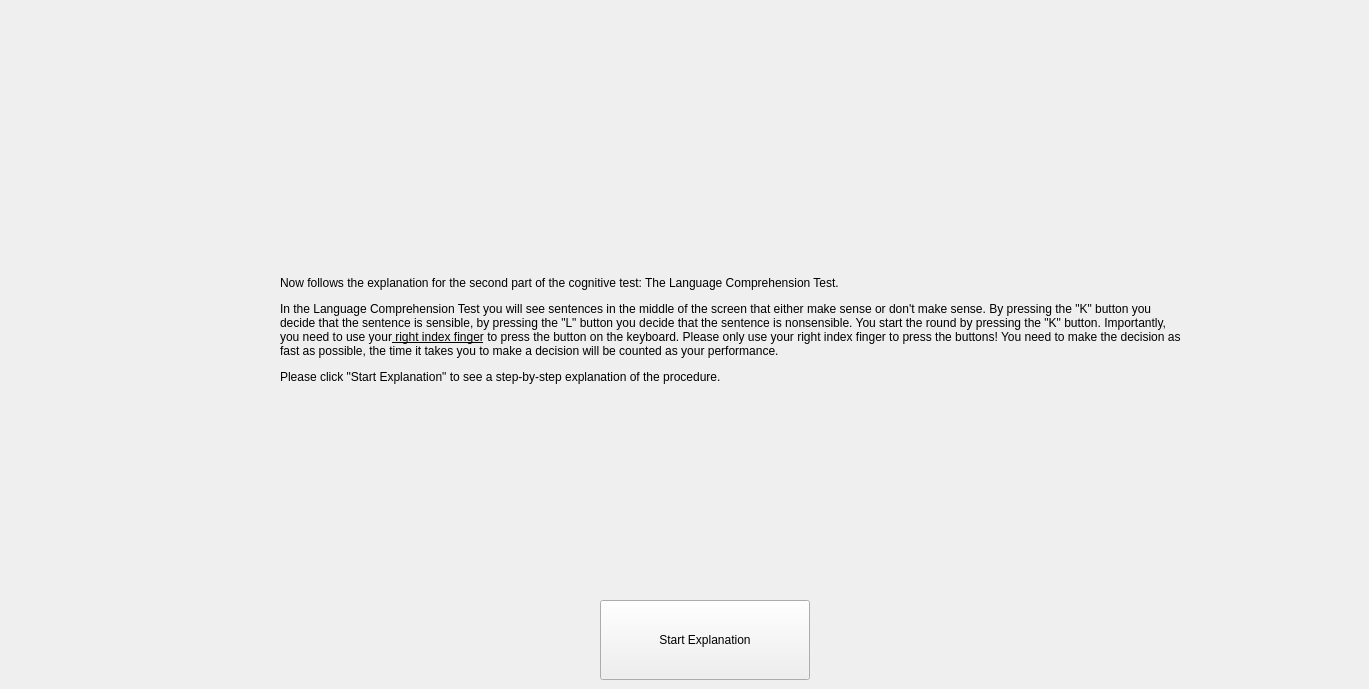
    <widget class="QWidget" name="page_6">
     <widget class="QLabel" name="ExplanationPage6">
      <property name="geometry">
       <rect>
        <x>280</x>
        <y>160</y>
        <width>901</width>
        <height>341</height>
       </rect>
      </property>
      <property name="text">
       <string>&lt;html&gt;&lt;head/&gt;&lt;body&gt;&lt;p&gt;Now follows the explanation for the second part of the cognitive test: The Language Comprehension Test.&lt;/p&gt;&lt;p&gt;In the Language Comprehension Test you will see sentences in the middle of the screen that either make sense or don't make sense. By pressing the &amp;quot;K&amp;quot; button you decide that the sentence is sensible, by pressing the &amp;quot;L&amp;quot; button you decide that the sentence is nonsensible. You start the round by pressing the &amp;quot;K&amp;quot; button. Importantly, you need to use your&lt;span style=&quot; text-decoration: underline;&quot;&gt; right index finger&lt;/span&gt; to press the button on the keyboard. Please only use your right index finger to press the buttons! You need to make the decision as fast as possible, the time it takes you to make a decision will be counted as your performance.&lt;/p&gt;&lt;p&gt;Please click &amp;quot;Start Explanation&amp;quot; to see a step-by-step explanation of the procedure.&lt;/p&gt;&lt;/body&gt;&lt;/html&gt;</string>
      </property>
      <property name="wordWrap">
       <bool>true</bool>
      </property>
     </widget>
     <widget class="QPushButton" name="StartAnimation_page6">
      <property name="geometry">
       <rect>
        <x>600</x>
        <y>600</y>
        <width>210</width>
        <height>80</height>
       </rect>
      </property>
      <property name="text">
       <string>Start Explanation</string>
      </property>
     </widget>
     <widget class="QLabel" name="UCLLogo_4">
      <property name="geometry">
       <rect>
        <x>0</x>
        <y>0</y>
        <width>1360</width>
        <height>100</height>
       </rect>
      </property>
      <property name="text">
       <string/>
      </property>
      <property name="pixmap">
       <pixmap>UCLLogo.jpg</pixmap>
      </property>
      <property name="scaledContents">
       <bool>true</bool>
      </property>
     </widget>
    </widget>
